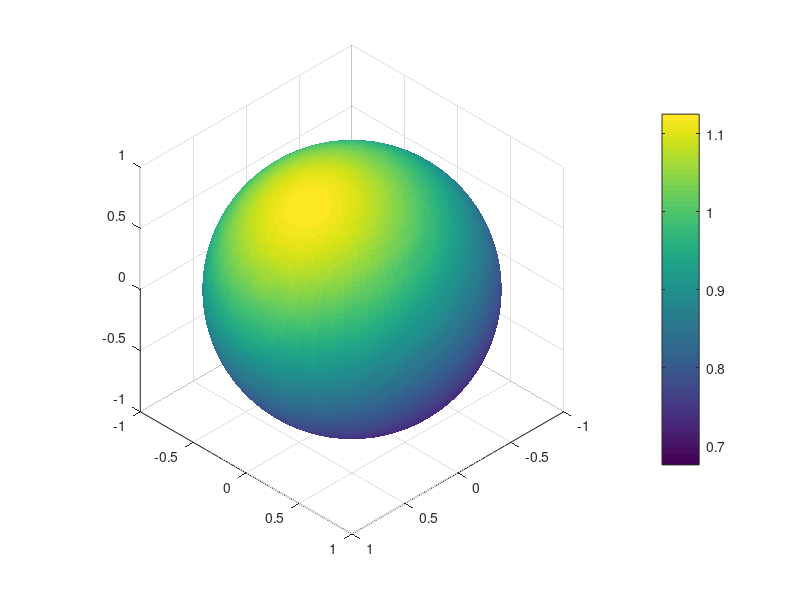

This figure's MATLAB source:
% KernelsZonal
% This example demonstrates the computation of zonal kernels in Matlab
% through the computation of a dot-product term between data locations

% Create some points to compute on with the Matlab function sphere
% sphere returns points for plotting purposes, so the data must be reshaped
% in order to allow for evaluation, i.e., one point per row
Nplot = 105;
[X,Y,Z] = sphere(Nplot-1);
x = [X(:),Y(:),Z(:)];

% Choose a point at which to center the kernel
% Because we are using a color plot there is no easy way to plot more than
% one kernel, although computing with more than one kernel is possible
z = [1 0 2]/norm([1 0 2]);

% Define the inverse multiquadric zonal kernel
% This has a slightly different definition than the normal inverse
% multiquadric, and the shape parameter is bounded with g in [0,1].
% The dp term is not the distance r, but rather the pairwise dot product
% between the data locations x and z: this satisfies r^2 = 2*(1-x'*z).
% As before, each row represents one x location, each column is one z
zbf = @(g,dp) 1./sqrt(1+g^2-g*dp);
gam = .7;

% Evaluate the kernel
K = zbf(gam,x*z');

% Plot the kernel on a spherical surface
% This will require reshaping of the vector of kernel values into a matrix
% with the same dimensions as X, Y and Z
h = figure;
Kplot = reshape(K,Nplot,Nplot);
surf(X,Y,Z,Kplot,'edgecolor','none')

% Some extra stuff to help make the plot look nicer
axis square
view([1 1 1])
colorbar